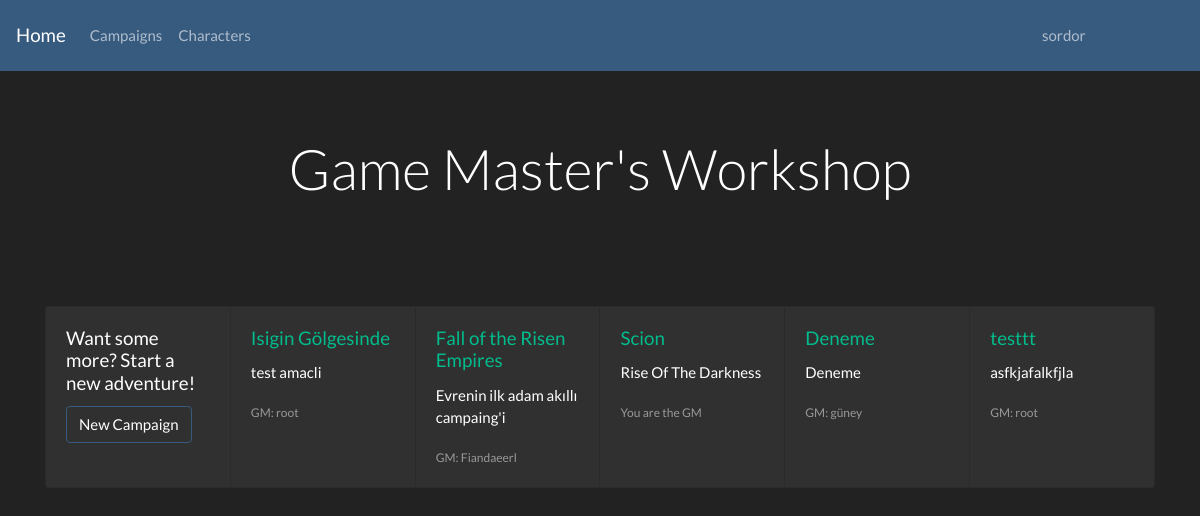
Screenshot of /campaigns/ (signed in) with the database file from the repository.
### mainapp/models.py (models this page shows, shortened)
class Campaign(models.Model):
    name = models.CharField(max_length=100, null=False, unique=True)
    description = models.CharField(max_length=10000, null=False)
    players = models.ManyToManyField(User, related_name="players", blank=True)
    game_master = models.ForeignKey(User, on_delete=models.SET_NULL, null=True, related_name="game_master")
    setting = models.ForeignKey(Setting, on_delete=models.SET_NULL, related_name="setting", null=True, blank=True)

### mainapp/views.py (the view)
# urls.py: path('campaigns/', CampaignsView.as_view(), name='campaigns'),
class CampaignsView(ListView):
    model = Campaign
    template_name = 'campaigns.html'
    context_object_name = 'campaigns'
    def get_queryset(self):
        user = self.request.user
        campaigns = Campaign.objects.filter(players=user)
        return campaigns
    @method_decorator(user_passes_test(lambda u: u.is_authenticated))
    def dispatch(self, *args, **kwargs):
        return super(CampaignsView, self).dispatch(*args, **kwargs)

### mainapp/templates/campaigns.html (shortened to what this page needs)
{% extends 'layout.html' %}
{% block content %}
    {% if campaigns %}
        <div class="card-group">
            <div class="card">
                <div class="card-body">
                    <h5 class="card-title">Want some more? Start a new adventure!</h5>
                    <form action="{% url 'new-campaign' %}" method="get">
                        <button type="submit" class="btn btn-primary bg-dark">New Campaign</button>
                    </form>
                </div>
            </div>
            {% for campaign in campaigns %}
                <div class="card">
                    <div class="card-body">
                        <a href="{% url 'campaign-profile' pk=campaign.id %}">
                            <h5 class="card-title">{{ campaign.name }}</h5></a>
                        <p class="card-text">{{ campaign.description }}</p>
                        <p class="card-text">
                            {% if campaign.game_master == user %}
                                <small class="text-muted">You are the GM</small>
                            {% else %}
                                <small class="text-muted">GM: {{ campaign.game_master }}</small>
                            {% endif %}
                        </p>
                    </div>
                </div>
            {% endfor %}
        </div>
    {% endif %}
{% endblock %}

### templates/layout.html (shortened to what this page needs)
{% load static %}
<!DOCTYPE html>
<html lang="en">
<head>
    <link rel="stylesheet" type="text/css" href="{% static 'bootstrap.min.css' %}"/>
</head>
<body>
<nav class="navbar navbar-expand-lg navbar-dark bg-primary">
    <a class="navbar-brand" href="/#">Home</a>
    <div class="collapse navbar-collapse" id="collapsibleNavbar">
        {% if user.is_authenticated %}
            <ul class="navbar-nav">
                <li class="nav-item">
                    <a class="nav-link" href="/campaigns/">Campaigns</a>
                </li>
                <li class="nav-item">
                    <a class="nav-link" href="/characters/">Characters</a>
                </li>
            </ul>
        {% endif %}
        <ul class="navbar-nav ml-auto">
            {% if user.is_authenticated %}
                <li class="nav-item dropdown"
                    style="flex-direction: column;"
                >
                    <a id="navbarDropdown" class="nav-link  flex items-center justify-between"
                       href="#" role="button"
                       data-toggle="dropdown"
                       style="min-width: 150px; margin: auto;"
                    >
                                    <span class="">
                                        {{ user.username }}
                                    </span>
                    </a>
                </li>
            {% else %}
                <li class="nav-item">
                    <a class="nav-link" href="{% url "login" %}">
                        Log In
                    </a>
                </li>
            {% endif %}
        </ul>
    </div>
</nav>
<div class="jumbotron text-center bg-transparent" >
    <h1 class="display-4">Game Master's Workshop</h1>
</div>
<div class="container" style="margin-top:30px">
    {% block content %}
    {% endblock %}
</div>
</body>
</html>

### rows the page displays
Campaign: name "Isigin Gölgesinde", description "test amacli", game_master "root"
Campaign: name "Fall of the Risen Empires", description "Evrenin ilk adam akıllı campaing'i", game_master "Fiandaeerl"
Campaign: name "Scion", description "Rise Of The Darkness", shows "You are the GM"
Campaign: name "Deneme", description "Deneme", game_master "güney"
Campaign: name "testtt", description "asfkjafalkfjla", game_master "root"

### other values shown
{{ user.username }} "sordor"
